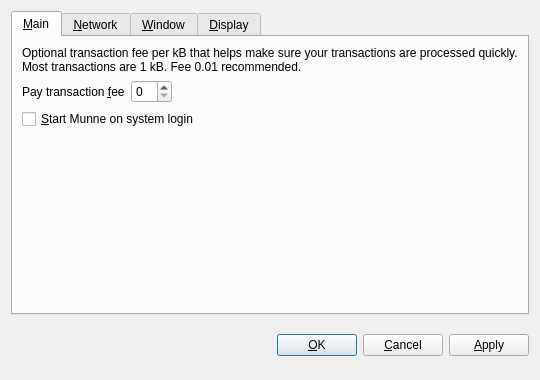
<?xml version="1.0" encoding="UTF-8"?>
<ui version="4.0">
 <class>OptionsDialog</class>
 <widget class="QDialog" name="OptionsDialog">
  <property name="geometry">
   <rect>
    <x>0</x>
    <y>0</y>
    <width>540</width>
    <height>380</height>
   </rect>
  </property>
  <property name="windowTitle">
   <string>Options</string>
  </property>
  <property name="modal">
   <bool>true</bool>
  </property>
  <layout class="QVBoxLayout" name="verticalLayout">
   <item>
    <widget class="QTabWidget" name="tabWidget">
     <property name="tabPosition">
      <enum>QTabWidget::North</enum>
     </property>
     <property name="currentIndex">
      <number>0</number>
     </property>
     <widget class="QWidget" name="tabMain">
      <attribute name="title">
       <string>&amp;Main</string>
      </attribute>
      <layout class="QVBoxLayout" name="verticalLayout_Main">
       <item>
        <widget class="QLabel" name="transactionFeeInfoLabel">
         <property name="text">
          <string>Optional transaction fee per kB that helps make sure your transactions are processed quickly. Most transactions are 1 kB. Fee 0.01 recommended.</string>
         </property>
         <property name="textFormat">
          <enum>Qt::PlainText</enum>
         </property>
         <property name="wordWrap">
          <bool>true</bool>
         </property>
        </widget>
       </item>
       <item>
        <layout class="QHBoxLayout" name="horizontalLayoutFee">
         <item>
          <widget class="QLabel" name="transactionFeeLabel">
           <property name="text">
            <string>Pay transaction &amp;fee</string>
           </property>
           <property name="textFormat">
            <enum>Qt::PlainText</enum>
           </property>
           <property name="buddy">
            <cstring>transactionFee</cstring>
           </property>
          </widget>
         </item>
         <item>
          <widget class="BitcoinAmountField" name="transactionFee"/>
         </item>
         <item>
          <spacer name="horizontalSpacerFee">
           <property name="orientation">
            <enum>Qt::Horizontal</enum>
           </property>
           <property name="sizeHint" stdset="0">
            <size>
             <width>40</width>
             <height>20</height>
            </size>
           </property>
          </spacer>
         </item>
        </layout>
       </item>
       <item>
        <layout class="QHBoxLayout" name="horizontalLayoutReserveBalance"/>
       </item>
       <item>
        <widget class="QCheckBox" name="bitcoinAtStartup">
         <property name="toolTip">
          <string>Automatically start Munne after logging in to the system.</string>
         </property>
         <property name="text">
          <string>&amp;Start Munne on system login</string>
         </property>
        </widget>
       </item>
       <item>
        <spacer name="verticalSpacer_Main">
         <property name="orientation">
          <enum>Qt::Vertical</enum>
         </property>
         <property name="sizeHint" stdset="0">
          <size>
           <width>20</width>
           <height>40</height>
          </size>
         </property>
        </spacer>
       </item>
      </layout>
     </widget>
     <widget class="QWidget" name="tabNetwork">
      <attribute name="title">
       <string>&amp;Network</string>
      </attribute>
      <layout class="QVBoxLayout" name="verticalLayout_Network">
       <item>
        <widget class="QCheckBox" name="mapPortUpnp">
         <property name="toolTip">
          <string>Automatically open the Munne client port on the router. This only works when your router supports UPnP and it is enabled.</string>
         </property>
         <property name="text">
          <string>Map port using &amp;UPnP</string>
         </property>
        </widget>
       </item>
       <item>
        <widget class="QCheckBox" name="connectSocks">
         <property name="toolTip">
          <string>Connect to the Munne network through a SOCKS proxy (e.g. when connecting through Tor).</string>
         </property>
         <property name="text">
          <string>&amp;Connect through SOCKS proxy:</string>
         </property>
        </widget>
       </item>
       <item>
        <layout class="QHBoxLayout" name="horizontalLayout_Network">
         <item>
          <widget class="QLabel" name="proxyIpLabel">
           <property name="text">
            <string>Proxy &amp;IP:</string>
           </property>
           <property name="textFormat">
            <enum>Qt::PlainText</enum>
           </property>
           <property name="buddy">
            <cstring>proxyIp</cstring>
           </property>
          </widget>
         </item>
         <item>
          <widget class="QValidatedLineEdit" name="proxyIp">
           <property name="maximumSize">
            <size>
             <width>140</width>
             <height>16777215</height>
            </size>
           </property>
           <property name="toolTip">
            <string>IP address of the proxy (e.g. 127.0.0.1)</string>
           </property>
          </widget>
         </item>
         <item>
          <widget class="QLabel" name="proxyPortLabel">
           <property name="text">
            <string>&amp;Port:</string>
           </property>
           <property name="textFormat">
            <enum>Qt::PlainText</enum>
           </property>
           <property name="buddy">
            <cstring>proxyPort</cstring>
           </property>
          </widget>
         </item>
         <item>
          <widget class="QLineEdit" name="proxyPort">
           <property name="maximumSize">
            <size>
             <width>55</width>
             <height>16777215</height>
            </size>
           </property>
           <property name="toolTip">
            <string>Port of the proxy (e.g. 9050)</string>
           </property>
          </widget>
         </item>
         <item>
          <widget class="QLabel" name="socksVersionLabel">
           <property name="text">
            <string>SOCKS &amp;Version:</string>
           </property>
           <property name="textFormat">
            <enum>Qt::PlainText</enum>
           </property>
           <property name="buddy">
            <cstring>socksVersion</cstring>
           </property>
          </widget>
         </item>
         <item>
          <widget class="QValueComboBox" name="socksVersion">
           <property name="toolTip">
            <string>SOCKS version of the proxy (e.g. 5)</string>
           </property>
          </widget>
         </item>
         <item>
          <spacer name="horizontalSpacer_Network">
           <property name="orientation">
            <enum>Qt::Horizontal</enum>
           </property>
           <property name="sizeHint" stdset="0">
            <size>
             <width>40</width>
             <height>20</height>
            </size>
           </property>
          </spacer>
         </item>
        </layout>
       </item>
       <item>
        <spacer name="verticalSpacer_Network">
         <property name="orientation">
          <enum>Qt::Vertical</enum>
         </property>
         <property name="sizeHint" stdset="0">
          <size>
           <width>20</width>
           <height>40</height>
          </size>
         </property>
        </spacer>
       </item>
      </layout>
     </widget>
     <widget class="QWidget" name="tabWindow">
      <attribute name="title">
       <string>&amp;Window</string>
      </attribute>
      <layout class="QVBoxLayout" name="verticalLayout_Window">
       <item>
        <widget class="QCheckBox" name="minimizeToTray">
         <property name="toolTip">
          <string>Show only a tray icon after minimizing the window.</string>
         </property>
         <property name="text">
          <string>&amp;Minimize to the tray instead of the taskbar</string>
         </property>
        </widget>
       </item>
       <item>
        <widget class="QCheckBox" name="minimizeOnClose">
         <property name="toolTip">
          <string>Minimize instead of exit the application when the window is closed. When this option is enabled, the application will be closed only after selecting Quit in the menu.</string>
         </property>
         <property name="text">
          <string>M&amp;inimize on close</string>
         </property>
        </widget>
       </item>
       <item>
        <spacer name="verticalSpacer_Window">
         <property name="orientation">
          <enum>Qt::Vertical</enum>
         </property>
         <property name="sizeHint" stdset="0">
          <size>
           <width>20</width>
           <height>40</height>
          </size>
         </property>
        </spacer>
       </item>
      </layout>
     </widget>
     <widget class="QWidget" name="tabDisplay">
      <attribute name="title">
       <string>&amp;Display</string>
      </attribute>
      <layout class="QVBoxLayout" name="verticalLayout_Display">
       <item>
        <layout class="QHBoxLayout" name="horizontalLayout_1_Display">
         <item>
          <widget class="QLabel" name="langLabel">
           <property name="text">
            <string>User Interface &amp;language:</string>
           </property>
           <property name="textFormat">
            <enum>Qt::PlainText</enum>
           </property>
           <property name="buddy">
            <cstring>lang</cstring>
           </property>
          </widget>
         </item>
         <item>
          <widget class="QValueComboBox" name="lang">
           <property name="toolTip">
            <string>The user interface language can be set here. This setting will take effect after restarting Munne.</string>
           </property>
          </widget>
         </item>
        </layout>
       </item>
       <item>
        <layout class="QHBoxLayout" name="horizontalLayout_2_Display">
         <item>
          <widget class="QLabel" name="unitLabel">
           <property name="text">
            <string>&amp;Unit to show amounts in:</string>
           </property>
           <property name="textFormat">
            <enum>Qt::PlainText</enum>
           </property>
           <property name="buddy">
            <cstring>unit</cstring>
           </property>
          </widget>
         </item>
         <item>
          <widget class="QValueComboBox" name="unit">
           <property name="toolTip">
            <string>Choose the default subdivision unit to show in the interface and when sending coins.</string>
           </property>
          </widget>
         </item>
        </layout>
       </item>
       <item>
        <widget class="QCheckBox" name="coinControlFeatures">
         <property name="toolTip">
          <string>Whether to show coin control features or not.</string>
         </property>
         <property name="text">
          <string>Display coin &amp;control features (experts only!)</string>
         </property>
        </widget>
       </item>
       <item>
        <widget class="QCheckBox" name="minimizeCoinAge">
         <property name="toolTip">
          <string>Whether to select the coin outputs randomly or with minimal coin age.</string>
         </property>
         <property name="text">
          <string>Minimize weight consumption (experimental)</string>
         </property>
        </widget>
       </item>
       <item>
        <spacer name="verticalSpacer_Display">
         <property name="orientation">
          <enum>Qt::Vertical</enum>
         </property>
         <property name="sizeHint" stdset="0">
          <size>
           <width>20</width>
           <height>40</height>
          </size>
         </property>
        </spacer>
       </item>
      </layout>
     </widget>
    </widget>
   </item>
   <item>
    <layout class="QHBoxLayout" name="horizontalLayout_Buttons">
     <item>
      <spacer name="horizontalSpacer_1">
       <property name="orientation">
        <enum>Qt::Horizontal</enum>
       </property>
       <property name="sizeHint" stdset="0">
        <size>
         <width>40</width>
         <height>48</height>
        </size>
       </property>
      </spacer>
     </item>
     <item>
      <widget class="QLabel" name="statusLabel">
       <property name="font">
        <font>
         <weight>75</weight>
         <bold>true</bold>
        </font>
       </property>
       <property name="text">
        <string/>
       </property>
       <property name="textFormat">
        <enum>Qt::PlainText</enum>
       </property>
       <property name="wordWrap">
        <bool>true</bool>
       </property>
      </widget>
     </item>
     <item>
      <spacer name="horizontalSpacer_2">
       <property name="orientation">
        <enum>Qt::Horizontal</enum>
       </property>
       <property name="sizeHint" stdset="0">
        <size>
         <width>40</width>
         <height>48</height>
        </size>
       </property>
      </spacer>
     </item>
     <item>
      <widget class="QPushButton" name="okButton">
       <property name="text">
        <string>&amp;OK</string>
       </property>
      </widget>
     </item>
     <item>
      <widget class="QPushButton" name="cancelButton">
       <property name="text">
        <string>&amp;Cancel</string>
       </property>
       <property name="autoDefault">
        <bool>false</bool>
       </property>
      </widget>
     </item>
     <item>
      <widget class="QPushButton" name="applyButton">
       <property name="text">
        <string>&amp;Apply</string>
       </property>
       <property name="autoDefault">
        <bool>false</bool>
       </property>
      </widget>
     </item>
    </layout>
   </item>
  </layout>
 </widget>
 <customwidgets>
  <customwidget>
   <class>BitcoinAmountField</class>
   <extends>QSpinBox</extends>
   <header>bitcoinamountfield.h</header>
  </customwidget>
  <customwidget>
   <class>QValueComboBox</class>
   <extends>QComboBox</extends>
   <header>qvaluecombobox.h</header>
  </customwidget>
  <customwidget>
   <class>QValidatedLineEdit</class>
   <extends>QLineEdit</extends>
   <header>qvalidatedlineedit.h</header>
  </customwidget>
 </customwidgets>
 <resources/>
 <connections/>
</ui>
